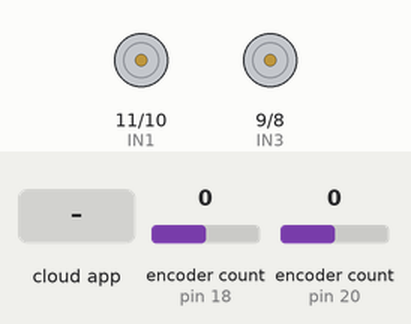
Simulated run of this sketch. Board: Arduino Uno, built with avr-gcc and run on an emulated ATmega328P. On the bench: motor-driver pin pairs drawn as motors (green arrow = first pin HIGH = forward, orange = second pin HIGH = backward, longer = more drive, scaled by the enable pin). The test bench sets the inputs (shaded band); at power-on: encoder count (sensors on pin 18, pin 20) 0. What the sketch prints to the serial monitor is not drawn.

Above: at 1.2 s.
1.3 s: the phone or cloud app sets linear.x to -100
At 1.9 s:
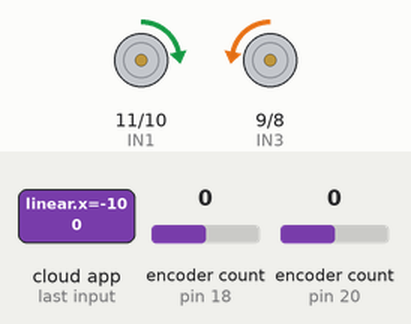
2.8 s: the phone or cloud app sets linear.x to 100
At 3.3 s:
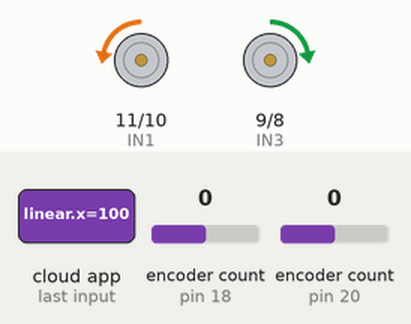
4.3 s: the phone or cloud app sets angular.z to -100
At 5.4 s:
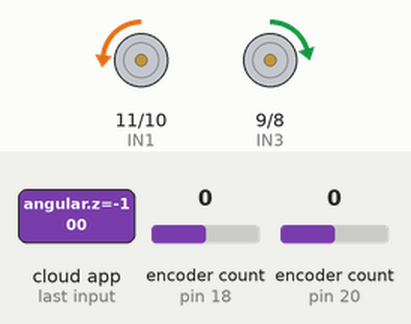
5.8 s: the phone or cloud app sets linear.x to 0
At 6.9 s:
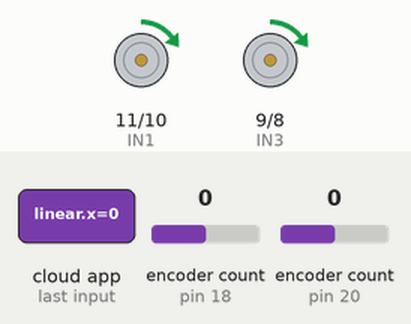
7.3 s: the phone or cloud app sets angular.z to 100
At 7.8 s:
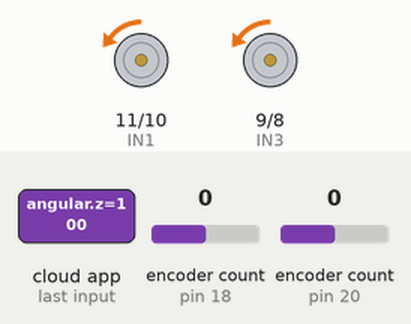
Timing chart, 0 to 9.8 s (numbered marks = the images above; inputs shaded):
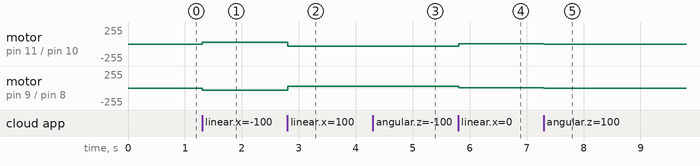

Measured:
- after the input at 1.3 s, motor on pin 11 (IN1) / pin 10 (IN2): stopped → forward 30/255 at once; motor on pin 9 (IN3) / pin 8 (IN4): stopped → backward 30/255 at once
- after the input at 2.8 s, motor on pin 11 (IN1) / pin 10 (IN2): forward 30/255 → backward 30/255 at once; motor on pin 9 (IN3) / pin 8 (IN4): backward 30/255 → forward 30/255 at once
- after the input at 4.3 s, motor on pin 11 (IN1) / pin 10 (IN2): backward 30/255 → backward 36/255 at once; motor on pin 9 (IN3) / pin 8 (IN4): forward 30/255 → forward 25/255 at once
- after the input at 5.8 s, motor on pin 11 (IN1) / pin 10 (IN2): backward 36/255 → forward 5/255 at once; motor on pin 9 (IN3) / pin 8 (IN4): forward 25/255 → forward 5/255 at once
- after the input at 7.3 s, motor on pin 11 (IN1) / pin 10 (IN2), motor on pin 9 (IN3) / pin 8 (IN4): forward 5/255 → backward 5/255 at once

The sketch:

Ros_DC.ino
```cpp
#include <ros.h>
#include <geometry_msgs/Point32.h> //For sending encoder msg
#include<geometry_msgs/Twist.h> //For cmd_vel subscription
#include <Encoder.h> //Encoder library


Encoder R_enc(18, 19); //right motor encoder goes for pins 19 18
Encoder L_enc(20, 21); //left motor encoder goes for pins 21 20
long RoldPosition  = -999;
long LoldPosition  = -999;
long RnewPosition = 0;
long LnewPosition = 0;
 //-----------------------------------------Robot parameters definition------------
#define L 0.36
#define R 0.0325
//--------------------------------Motors VARS-----------------------------------
#define PWMR 5
#define IN2 10
#define IN1 11
#define PWML 6
#define IN4 8
#define IN3 9
// initializing variables
float vel=0.0; //as Twist msgs depend on Vector3 which is float64
float omega=0.0;
float VR,VL;
//-----------------------------------------------------------------------------------------
ros::NodeHandle  nh;
//------------------------------Publish init----------------------------------------------
geometry_msgs::Point32 Point_msg;

ros::Publisher enc_pub("/encoder", &Point_msg);


//-----------------------------------DC Motors Callback subscribers

void motors_cb(const geometry_msgs::Twist& msg)
{

    vel=msg.linear.x;
    omega=msg.angular.z;


    VR=(2*vel+omega*L)/(2*R);
    VL=(2*vel-omega*L)/(2*R);

    //-----right motor------
    if(VR<0){
      setMotor(-1,abs(VR),PWMR,IN2,IN1);
    }
    else if(VR>0){
      setMotor(1,VR,PWMR,IN2,IN1);
    }
    else{
      setMotor(0,VR,PWMR,IN2,IN1);
    }

    if(VL<0){
      setMotor(-1,abs(VL),PWML,IN3,IN4);
    }
    else if(VL>0){
      setMotor(1,VL,PWML,IN3,IN4);
    }
    else{
      setMotor(0,VL,PWML,IN3,IN4);
    }
}
//--------------------subscribers---------------------------
ros::Subscriber<geometry_msgs::Twist> sub("/cmd_vel", &motors_cb);

void setup() {
  Serial.begin (57600);
  // put your setup code here, to run once:
  pinMode(PWMR,OUTPUT);
  pinMode(IN1,OUTPUT);
  pinMode(IN2,OUTPUT);
  pinMode(PWML,OUTPUT);
  pinMode(IN3,OUTPUT);
  pinMode(IN4,OUTPUT);

  nh.advertise(enc_pub);
  nh.subscribe(sub);
}

void loop() {
  // put your main code here, to run repeatedly:
   //Right Encoder
     //Serial.println("OUT_ENCR");
     RnewPosition = R_enc.read();
     if (RnewPosition != RoldPosition) {
          RoldPosition = RnewPosition;
          Serial.println(RnewPosition);
        }

  //Serial.println("OUT_ENCL");
  //----left encoder
  LnewPosition = L_enc.read();
  if (LnewPosition != LoldPosition) {
      LoldPosition = LnewPosition; //update positions
      Serial.println(LnewPosition);
      }
//-------end of encoder

//-----------------------ROS publishing
        Point_msg.x=RnewPosition;
        Point_msg.y=LnewPosition;
        enc_pub.publish(&Point_msg);
//-------------
      nh.spinOnce();
      delay(10);
}


void setMotor(int dir, int pwmVal, int pwm, int in1, int in2){
  if(pwmVal > 255){
    pwmVal == 255 ;
  }
  analogWrite(pwm,pwmVal);
  if(dir == 1){
    digitalWrite(in1,HIGH);
    digitalWrite(in2,LOW);
  }
  else if(dir == -1){
    digitalWrite(in1,LOW);
    digitalWrite(in2,HIGH);
  }
  else{
    digitalWrite(in1,LOW);
    digitalWrite(in2,LOW);
  }

}
```
